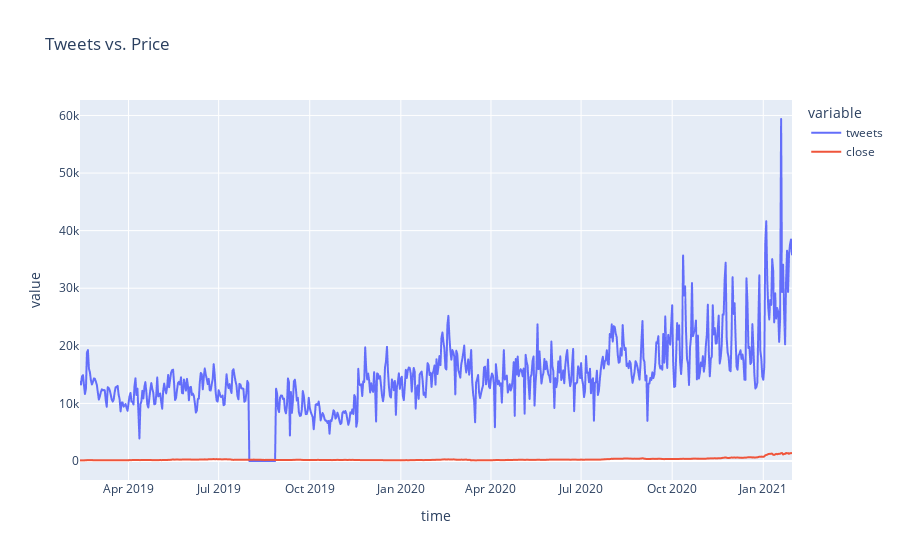

Here is the notebook cell this chart was saved with:
### Code cell
genral_fig4

### Figure 1 — Plotly figure (JSON) as saved in the notebook; plotly's stock layout.template omitted (floating-point values rounded to 4 significant figures; data arrays with more than 128 entries replaced by an {"elided": "..."} marker saying what was removed)
{"data": [{"hovertemplate": "variable=tweets<br>time=%{x}<br>value=%{y}<extra></extra>", "legendgroup": "tweets", "line": {"color": "#636efa", "dash": "solid"}, "mode": "lines", "name": "tweets", "showlegend": true, "type": "scattergl", "x": {"elided": "720 str values"}, "xaxis": "x", "y": {"elided": "720 int values"}, "yaxis": "y"}, {"hovertemplate": "variable=close<br>time=%{x}<br>value=%{y}<extra></extra>", "legendgroup": "close", "line": {"color": "#EF553B", "dash": "solid"}, "mode": "lines", "name": "close", "showlegend": true, "type": "scattergl", "x": {"elided": "720 str values"}, "xaxis": "x", "y": {"elided": "720 float values"}, "yaxis": "y"}], "layout": {"legend": {"title": {"text": "variable"}, "tracegroupgap": 0}, "title": {"text": "Tweets vs. Price"}, "xaxis": {"anchor": "y", "domain": [0, 1], "title": {"text": "time"}}, "yaxis": {"anchor": "x", "domain": [0, 1], "title": {"text": "value"}}}}
